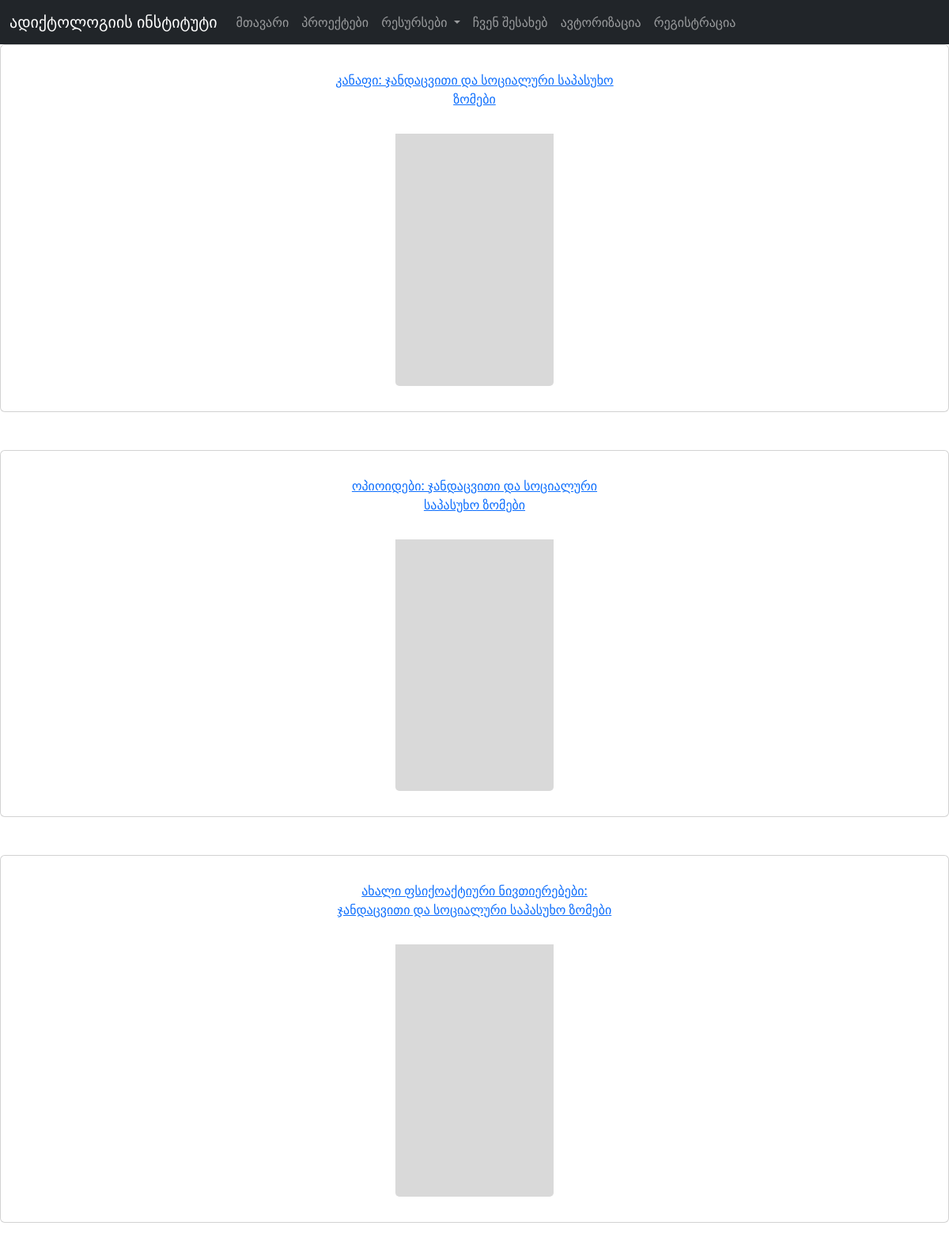
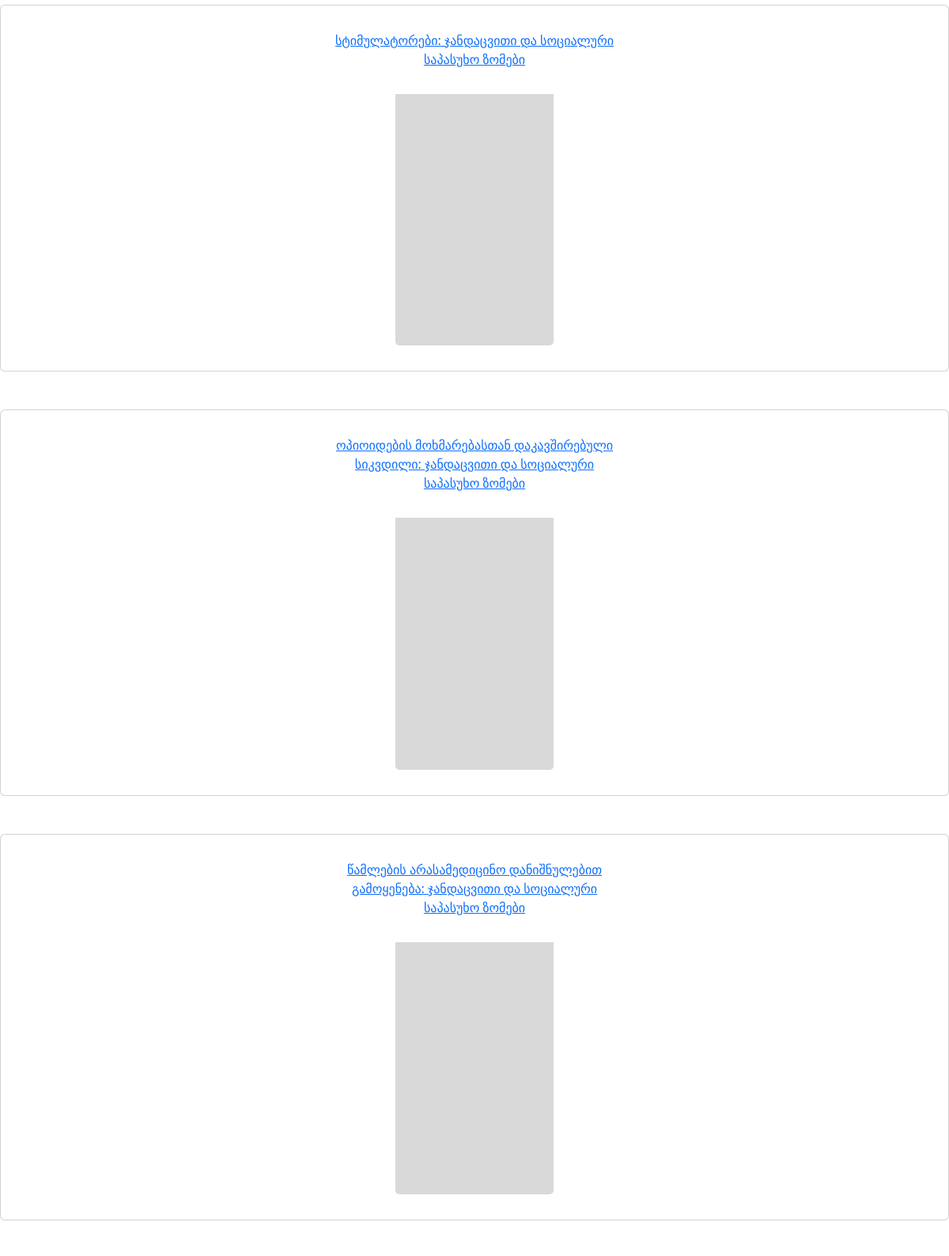
/treatment (upper part), run on the app's committed database (2 pictures, top to bottom).
### addiction/models/file.py (models this page shows)
class File(BaseModel):
    __tablename__='files'
    id=db.Column(db.Integer, primary_key=True)
    filename=db.Column(db.String(200))
    displayname=db.Column(db.String(200))
    file_path=db.Column(db.String(500))
    category=db.Column(db.String(200))

### addiction/views/publications/routes.py (the view)
@publication_blueprint.route("/treatment")
def treatment():
    treatment=File.query.filter_by(category="treatment").all()
    return render_template("publications/treatment.html", treatment=treatment)

### addiction/templates/publications/treatment.html (shortened to what this page needs)
{%extends "layouts/base.html"%}  {%block content%}
{%for i in treatment%}
<div class="card mb-5 text-center align-items-center">
  <div class="card-body mt-3 col-md-4 col-lg-4" >
    <p class="card-text"><a href="{{url_for('publication.view', pdf_name=i.filename)}}">{{i.displayname}}</a></p>
  </div>
  <div class="d-flex justify-content-center mt-3 mb-3">
  <div class="col-md-2 col-lg-2 mb-3">
  <a href="{{url_for('publication.get_file', category=i.category, pdf_name=i.filename)}}"><img src="{{ url_for('static', filename = 'images/img.png') }}" class="card-img-bottom" alt="..."></a>
  </div>
</div>
</div>
{%endfor%}
{%endblock%}

### data on the page
File: displayname "კანაფი: ჯანდაცვითი და სოციალური საპასუხო ზომები"
File: displayname "ოპიოიდები: ჯანდაცვითი და სოციალური საპასუხო ზომები"
File: displayname "ახალი ფსიქოაქტიური ნივთიერებები: ჯანდაცვითი და სოციალური საპასუხო ზომები"
File: displayname "სტიმულატორები: ჯანდაცვითი და სოციალური საპასუხო ზომები"
File: displayname "ოპიოიდების მოხმარებასთან დაკავშირებული სიკვდილი: ჯანდაცვითი და სოციალური საპასუხო ზომები"
File: displayname "წამლების არასამედიცინო დანიშნულებით გამოყენება: ჯანდაცვითი და სოციალური საპასუხო ზომები"
